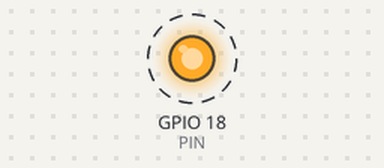
The program below on a simulated Raspberry Pi (BCM pin numbers). Shown: output pins drawn as LEDs (lit = HIGH). Dashed ring = blinking. At 100.0 s the program stops and its outputs stay as they are.

Above: at 0.5 s.
Timing chart, 0 to 4.6 s (numbered marks = the images above):
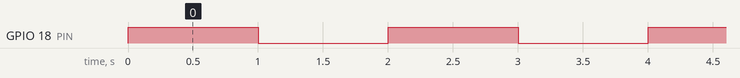

Measured:
- by itself, GPIO 18 (PIN): alternates HIGH for 1.0 s and LOW for 1.0 s, 100 changes in all, then stays LOW

The program:

led.py
```python
import RPi.GPIO as GPIO

import time

GPIO.setmode(GPIO.BCM)

PIN = 18

GPIO.setup(PIN, GPIO.OUT)

def blink(pin):
    GPIO.output(pin, GPIO.HIGH)
    time.sleep(1)
    GPIO.output(pin, GPIO.LOW)
    time.sleep(1)
    return


def main():
    for i in range(0, 50):
        blink(PIN)


if __name__ == '__main__':
    try:
        main()
    except KeyboardInterrupt:
        GPIO.cleanup()
        pass
```
